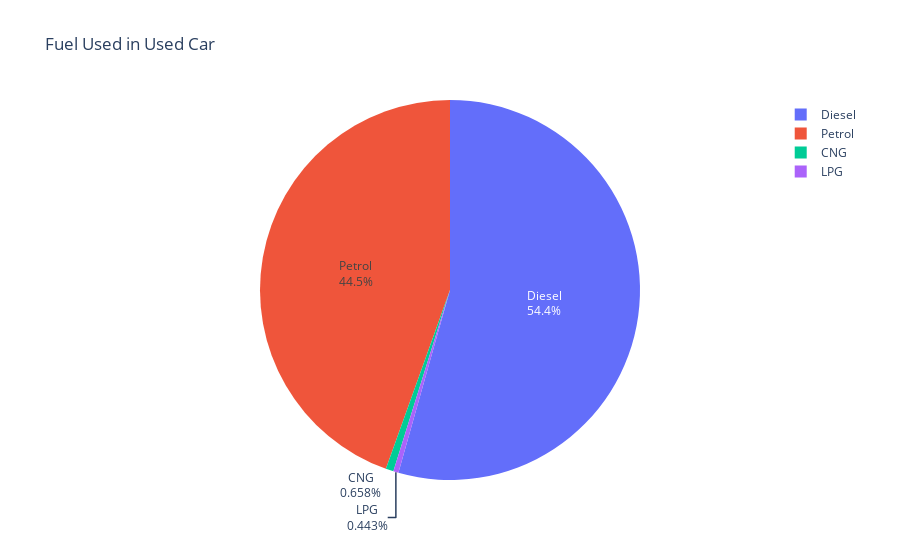

Notebook code cell kept with this figure:
### Code cell
iplot(px.pie(values=df['fuel'].value_counts(),
             names=['Diesel','Petrol','CNG','LPG'],
             title='Fuel Used in Used Car'
).update_traces(textinfo='label+percent'))

### Figure 1 — Plotly figure (JSON) as saved in the notebook; plotly's stock layout.template omitted (floating-point values rounded to 4 significant figures)
{"data": [{"domain": {"x": [0, 1], "y": [0, 1]}, "hovertemplate": "label=%{label}<br>value=%{value}<extra></extra>", "labels": ["Diesel", "Petrol", "CNG", "LPG"], "legendgroup": "", "name": "", "showlegend": true, "textinfo": "label+percent", "type": "pie", "values": [4299, 3520, 52, 35]}], "layout": {"legend": {"tracegroupgap": 0}, "title": {"text": "Fuel Used in Used Car"}}}
